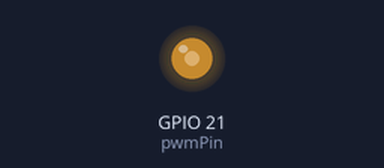
Recording of a sketch running on a simulated ESP32. Shown: output pins drawn as LEDs (lit = HIGH). What the sketch prints to the serial monitor is not drawn.

Above: at 0.1 s.
Timing chart, 0 to 1.6 s (numbered marks = the images above):
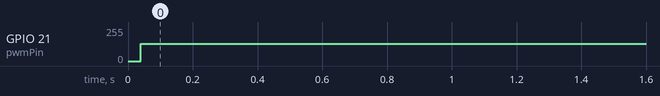

Measured:
- by itself, GPIO 21 (pwmPin): 0/255 → 128/255 at 0.04 s

The sketch:

PWM_usingTImer_bit.ino
```cpp
#include <Arduino.h>

// Global settings: set the PWM output pin and initial frequency (in Hz)
const int pwmPin = 21;  //18;               // PWM output pin (change as needed)
volatile uint32_t pwmFrequency = 2400000;//113000;  // Initial PWM frequency (113 kHz)

// esp_timer handle for our periodic callback
esp_timer_handle_t periodic_timer = NULL;

// Variable to hold the current state of the pin (HIGH or LOW)
volatile bool pinState = false;

// Timer callback that toggles the PWM output
void IRAM_ATTR onTimer(void* arg) {
  // Toggle the pin state
  pinState = !pinState;
  digitalWrite(pwmPin, pinState);
}

// Function to update the timer period according to the current pwmFrequency.
// The timer is configured so that each callback toggles the pin, which is half the PWM period.
// Hence, half_period (in microseconds) = 1e6 / (2 * pwmFrequency)
void updateTimerPeriod() {
  uint64_t half_period_us = 1000000ULL / (2 * pwmFrequency);
  // Ensure we have at least 1 µs period (esp_timer resolution)
  if (half_period_us < 1) {
    half_period_us = 1;
  }

  // Stop the timer before updating its period
  esp_timer_stop(periodic_timer);
  // Restart the timer with the new period (in microseconds)
  esp_timer_start_periodic(periodic_timer, half_period_us);
}

void setup() {
  Serial.begin(115200);
  // Initialize the PWM pin as an output
  pinMode(pwmPin, OUTPUT);

  // Create the esp_timer that will call onTimer periodically
  const esp_timer_create_args_t timer_args = {
    .callback = &onTimer,
    .arg = NULL,
    .name = "PWM_Timer"
  };
  esp_timer_create(&timer_args, &periodic_timer);

  // Set the initial timer period based on pwmFrequency
  updateTimerPeriod();

  Serial.print("PWM running on pin ");
  Serial.print(pwmPin);
  Serial.print(" at ");
  Serial.print(pwmFrequency);
  Serial.println(" Hz");
}

void loop() {
  // In this example, we do nothing in loop.
  // If you want to change the frequency at runtime,
  // update 'pwmFrequency' and then call updateTimerPeriod().
  delay(1000);
}
```
